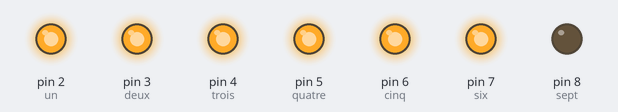
This sketch was run on a simulated Arduino Uno, built with avr-gcc and run on an emulated ATmega328P. Parts: output pins drawn as LEDs (lit = HIGH).

Above: at 0.1 s.
Timing chart, 0 to 1.6 s (numbered marks = the images above):
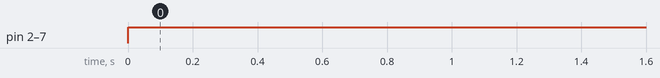

The sketch:

afficheur_7_segments.ino
```cpp
const int un=2;
const int deux=3;
const int trois=4;
const int quatre=5;
const int cinq=6;
const int six=7;
const int sept=8;

void setup()
{
pinMode(un,OUTPUT);
pinMode(deux,OUTPUT);
pinMode(trois,OUTPUT);
pinMode(quatre,OUTPUT);
pinMode(cinq,OUTPUT);
pinMode(six,OUTPUT);
pinMode(sept,OUTPUT);
}

void loop()
{
digitalWrite(un,HIGH);
digitalWrite(deux,HIGH);
digitalWrite(trois,HIGH);
digitalWrite(quatre,HIGH);
digitalWrite(cinq,HIGH);
digitalWrite(six,HIGH);
digitalWrite(sept,LOW);


}
```

Measured:
- by itself, pin 2 (un), pin 3 (deux), pin 4 (trois), pin 5 (quatre), pin 6 (cinq), pin 7 (six): LOW → HIGH at 0.00 s
